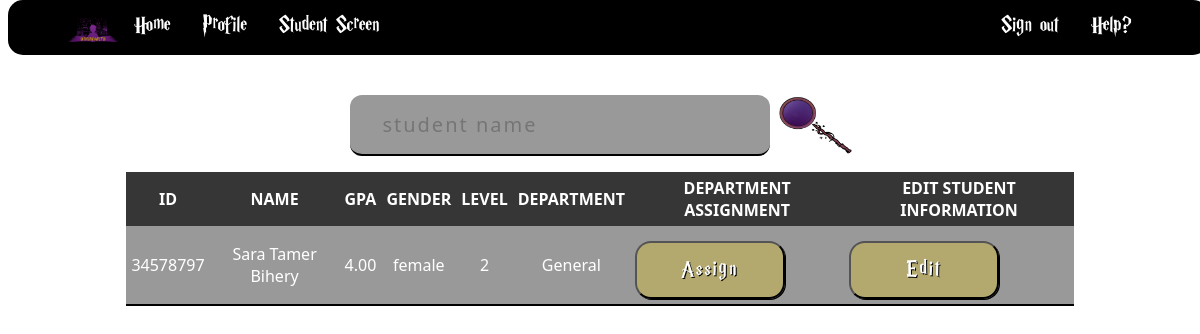
/home/student_screen/search/Sara Tamer Bihery, run on the app's committed database.
### app/models.py (models this page shows)
class Student(models.Model):
    name = models.CharField(max_length=50)
    id = models.IntegerField(primary_key=True)
    email = models.CharField(max_length=100)
    phone = models.CharField(max_length=12)
    gender = models.CharField(max_length=10, choices=CHOICE)
    status = models.CharField(max_length=10, choices=STATUS)
    level = models.IntegerField(choices=LEVEL)
    department = models.CharField(
        max_length=30, choices=DEPARTMENT, default=None)
    gpa = models.DecimalField(max_digits=3, decimal_places=2, default=None)
    nationalid = models.IntegerField(default=None)
    nationality = models.CharField(max_length=50, choices=NATIONALITY)
    birthdate = models.DateTimeField(default=None)

### app/views.py (the view)
# urls.py: path('home/student_screen/search/<str:search_name>', views.search, name='searchpage'),
@csrf_exempt
def search(request, search_name=''):
    query = Q(status='active')
    query.add(Q(status='Active'), Q.OR)
    if search_name != '':
        query.add(Q(name__contains=search_name), Q.AND)
    students = Student.objects.filter(query).values()
    return render(request, 'search.html', {'students': students})

### app/templates/search.html (shortened to what this page needs)
{% load static %}
<!DOCTYPE html>
<html lang="en">
<head>
    <link rel="stylesheet" href="{% static 'styleSheet.css' %}">
</head>
<header>
    <nav>
        <ul class="left">
            <li><img src="../../../static/imgs/logo.png" alt="" width="20px" height="20px" title="logo"></li>
            <li><a href="../../">Home</a></li>
            <li><a href="../../profile">Profile</a></li>
            <li><a href="../../student_screen">Student Screen</a></li>
        </ul>
        <ul class="right">
            <li><a href="../../../signin">Sign out</a></li>
            <li><a href="../../help">Help?</a></li>
        </ul>
    </nav>
</header>
<body>
    <div class="center">
        <form><div>
            <input id="search" placeholder="student name" onkeypress="handle(event)">
            <label>
                <a href="#" onclick="search_operation()">
                    <img src="../../../static/imgs/search%20v3.0.png" alt="" width="80px" height="70px" title="search icon">
                </a>
            </label>
        </div>
        </form>
    </div>
    <table>
        <tr>
            <th> id </th>
            <th> Name </th>
            <th> GPA </th>
            <th> Gender </th>
            <th> Level </th>
            <th> Department</th>
            <th> Department Assignment </th>
            <th> Edit Student Information </th>
            <tbody id="searchBody">
            {% for student in students %}
          <tr>
            <td>{{student.id}}</td>
            <td>{{student.name}}</td>
            <td>{{student.gpa}}</td>
            <td>{{student.gender}}</td>
            <td>{{student.level}}</td>
            <td>{{student.department}}</td>
            <td>
              <a href="department_assignment/{{student.id}}"><button name="edit" type="">Assign</button></a>
            </td>
            <td>
              <a href="../edit_student/{{student.id}}"><button name="edit" type="">Edit</button></a>
            </td>
          </tr>
          {% endfor %}
            </tbody>
        </tr>
    </table>
</body>

### app/static/styleSheet.css (style rules this page uses)
header ul { list-style-type: none; padding: 0; overflow: hidden; margin: 0 5%; }
header { position: fixed; top: 0; width: 100%; }
nav { display: flex; justify-content: space-between; background-color: #000000; border-radius: 15px; z-index: 100; }
header li { font-size: x-large; float: left; }
header li a { display: block; color: white; text-align: center; padding: 14px 16px; text-decoration: none; }
header li img { width: 50px; height: 50px; }
header a:link { color: white; }
body { font-family: harry_potter, serif; background-image: url("imgs/hogwartsBackground22.png"); color: white; background-attachment: fixed; background-size: cover; background-repeat: no-repeat; margin-top: 90px; }
ul { font-size: x-large; }
form div { height: 70px; display: flex; align-items: center; justify-content: center; }
input, select { letter-spacing: 2px; font-size: 14px; background-color: rgba(0, 0, 0, 0.4); border: none; border-radius: 12px; border-bottom: 2px solid black; color: white; padding: 16px 32px; text-decoration: none; margin: 4px 2px; cursor: pointer; }
table { border-bottom: 2px double #000000; padding: 15px; text-align: center; width: 80%; margin: 12px 12px 12px 10%; border-collapse: collapse; overflow-x: scroll; background-color: rgba(0, 0, 0, 0.4); font-family: system-ui, -apple-system, BlinkMacSystemFont, 'Segoe UI', Roboto, Oxygen, Ubuntu, Cantarell, 'Open Sans', 'Helvetica Neue', sans-serif; }
td, th { padding: 5px; }
th { text-transform: uppercase; background-color: rgba(0, 0, 0, 0.65); color: white; height: 24px; }
a { color: #fae28b; text-decoration: none; }
form button, button, .submit { font-family: harry_potter, serif; letter-spacing: 2px; font-size: 24px; background-color: rgba(214, 190, 57, 0.432); border-radius: 16px; border: 2px dot-dash #000000; color: white; padding: 15px 32px; text-align: center; text-decoration: none; display: flow; box-shadow: 1px 1px black; text-shadow: 1px 1px black; transition: 0.5s; width: 150px; cursor: pointer; margin-top: 10px; }
.center { text-align: center; }
input#search, input#mail, input#pass, #name, #E-mail, #birth, #PhoneNumber { font-size: 20px; width: 30%; transition: 0.5s; font-family: system-ui, -apple-system, BlinkMacSystemFont, 'Segoe UI', Roboto, Oxygen, Ubuntu, Cantarell, 'Open Sans', 'Helvetica Neue', sans-serif; }

### data on the page
Student: id "34578797", name "Sara Tamer Bihery", gpa "4.00", gender "female", level "2", department "General"
